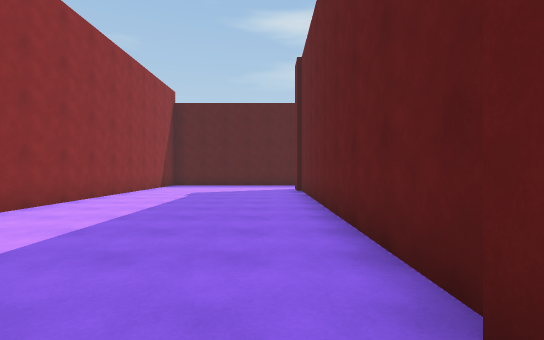
View 1 (above)

22 first-person views from a walk through a Unity game level. The camera is 1.4 m above the floor, looks level and sees 85° across. The floor is counted in squares, 2 m on a side. Each view is taken from the middle of a square. On the plan, view 1 faces up. The plan holds only what a view shows up to about 10 squares ahead; the rest is blank. The place goes on beyond the plan. The player character is not drawn. Some animated figures are not drawn.

View 2
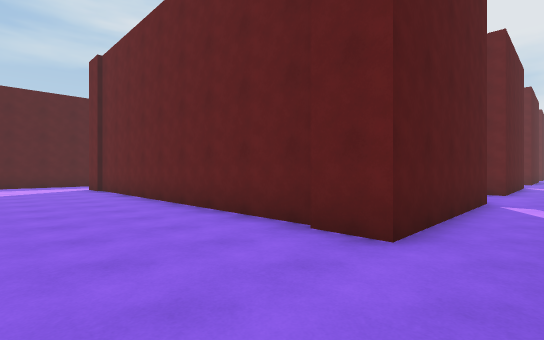

View 3
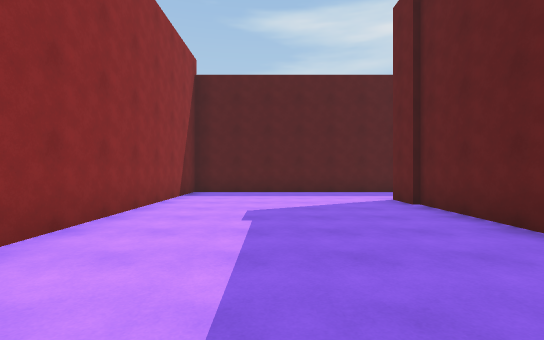

View 4
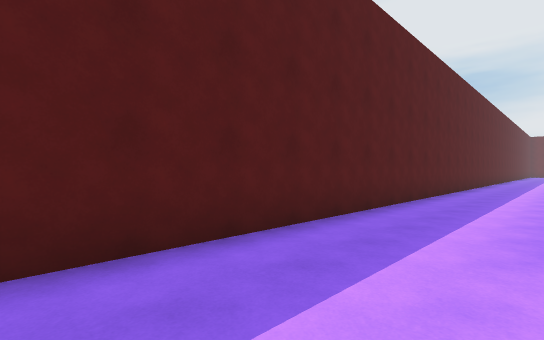

View 5
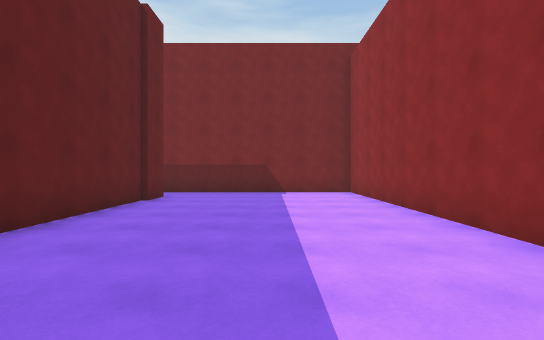

View 6
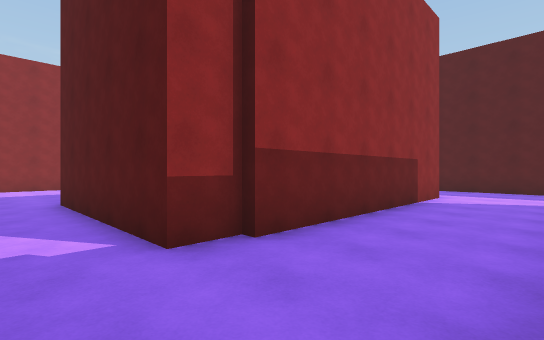

View 7
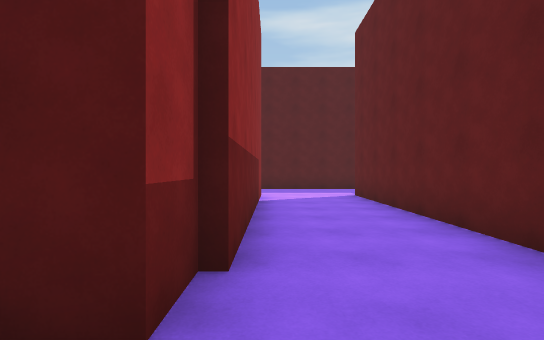

View 8
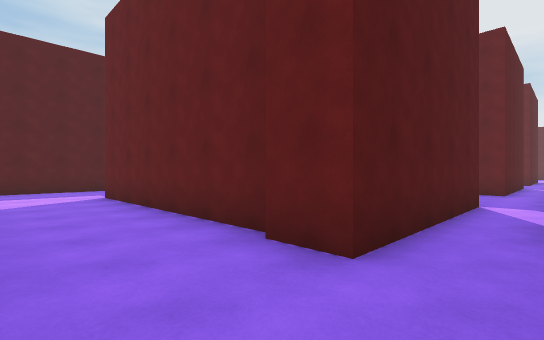

View 9
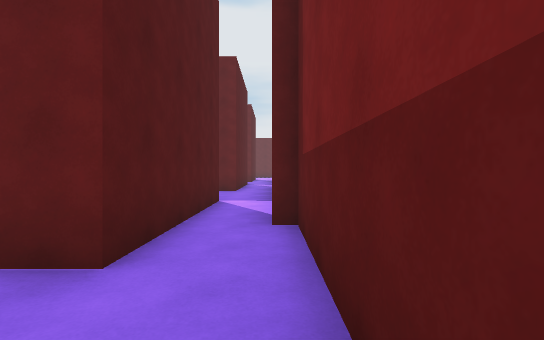

View 10
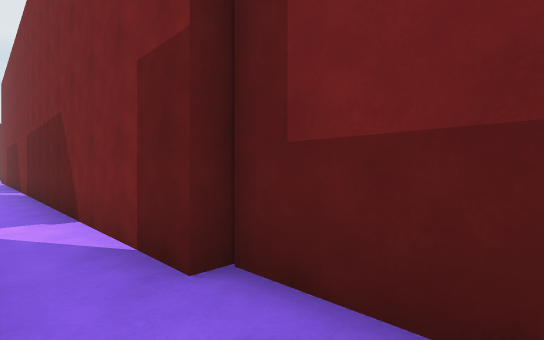

View 11
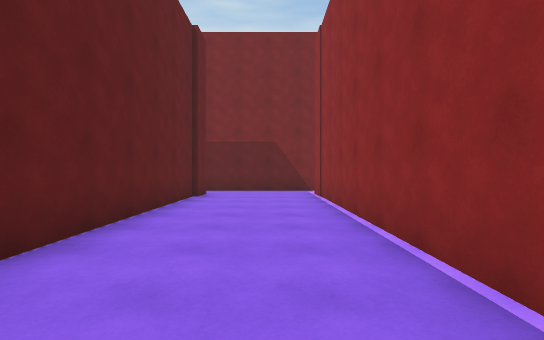

View 12
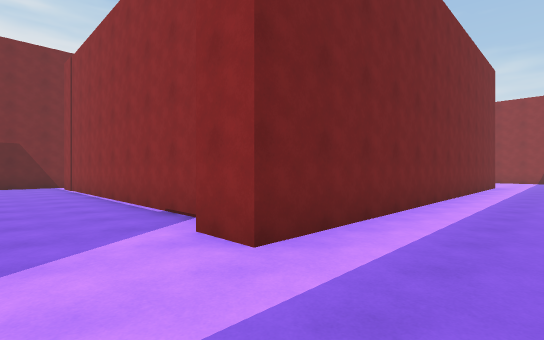

View 13
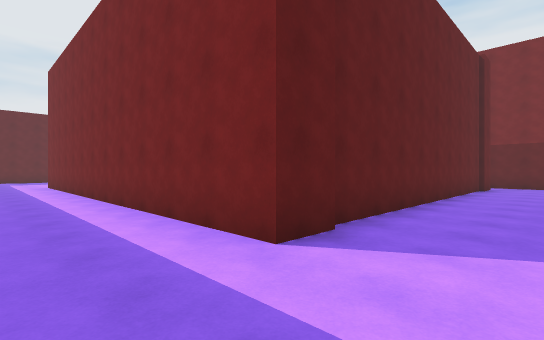

View 14
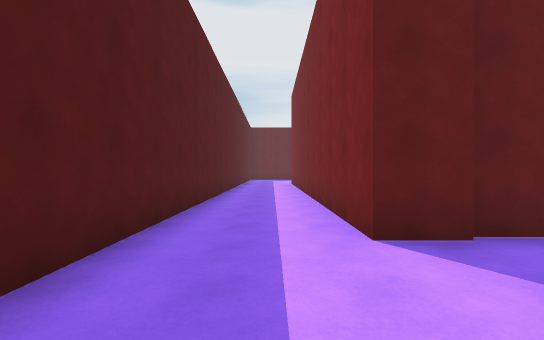

View 15
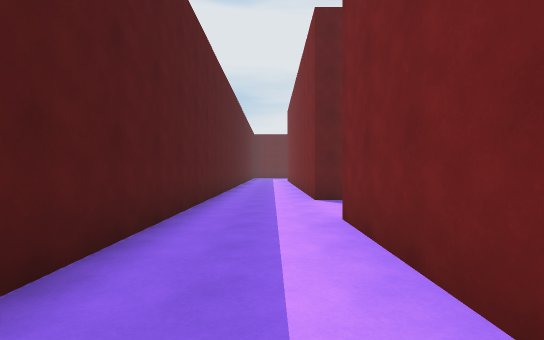

View 16
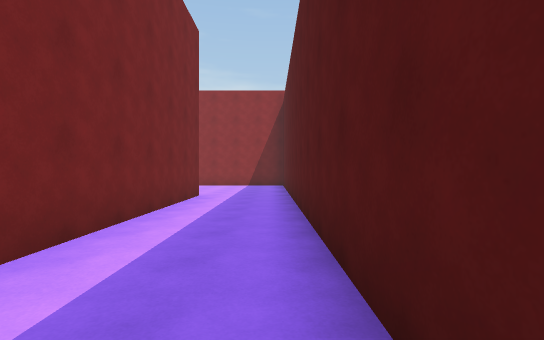

View 17
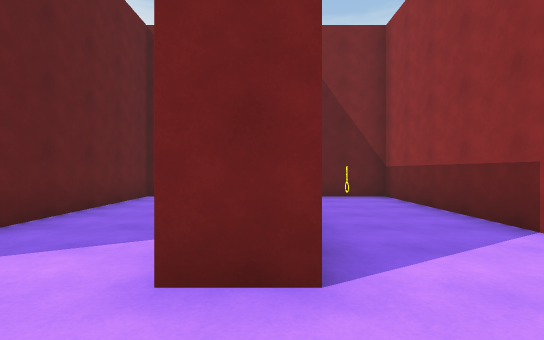

View 18
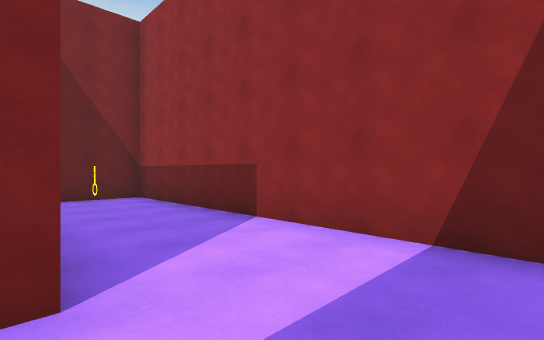

View 19
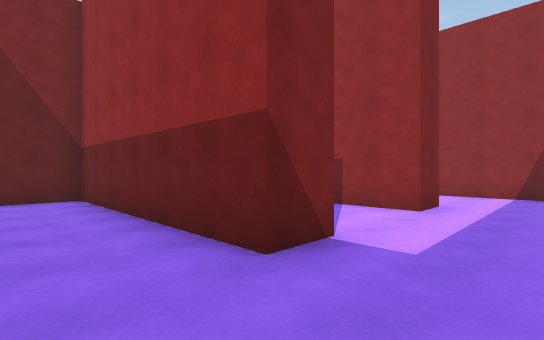

View 20
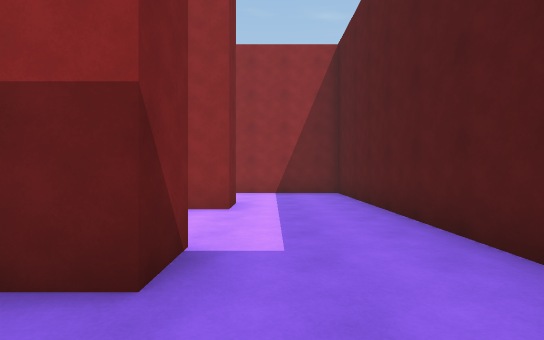

View 21
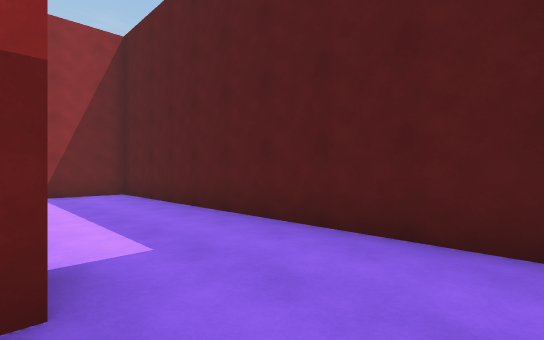

View 22
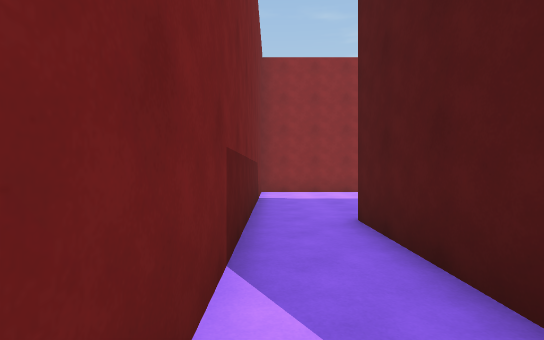

### Floor plan
Ten units are one square. View 1 is at (0, 0); x grows to the right and y downward. Boxes are objects, and circles mark ways between rooms. Rooms are numbered by the first view taken in them; rooms with no view inside come last. Other rooms are left out.
<svg viewBox="-50 -140 280 158">
<path fill="none" stroke="#000" d="M46 -72 57 -72 57 -10M55 -11 55 -2 8 -2M94 -100 45 -100M83 -11 83 -72 93 -72M62 13 98 13M127 -91 127 -2 81 -2 81 -12M10 -1 10 -110 132 -110 132 -100M98 10 211 10M189 -2 161 -2 161 -110 225 -110M224 -135 -45 -135 -45 13 48 13M93 -72 93 -12 108 -12M109 -100 94 -100M45 -100 20 -100 20 -12 38 -12"/>
<rect x="25" y="-25" width="10" height="10" fill="#bbb"><title>other object</title></rect>
<circle cx="90" cy="-85" r="3" fill="#2a7"/>
<circle cx="50" cy="-85" r="3" fill="#2a7"/>
<text x="60" y="-60">1</text>
<text x="100" y="-60">2</text>
<text x="30" y="-60">3</text>
</svg>
Room 1 opens to room 2. Room 1 opens to room 3.

Where each view was taken, in squares from view 1:
view 1: 0 up, 0 right, facing up
view 2: 1 down, 2 left, facing up-right
view 3: 4 up, 2 left, facing up
view 4: 11 up, 2 left, facing up-right
view 5: 8 up, 2 left, facing down
view 6: 1 down, 8 right, facing up-left
view 7: 1 down, 6 right, facing up
view 8: 1 down, 6 right, facing up-right
view 9: 1 down, 6 right, facing right
view 10: 0 up, 8 right, facing down-right
view 11: 9 up, 14 right, facing down
view 12: 13 up, 15 right, facing down-left
view 13: 13 up, 14 right, facing down-right
view 14: 12 up, 13 right, facing right
view 15: 12 up, 9 right, facing right
view 16: 13 up, 9 right, facing left
view 17: 9 up, 5 right, facing down
view 18: 9 up, 5 right, facing down-left
view 19: 9 up, 11 right, facing down-left
view 20: 8 up, 11 right, facing left
view 21: 7 up, 11 right, facing up-left
view 22: 1 down, 5 right, facing left
